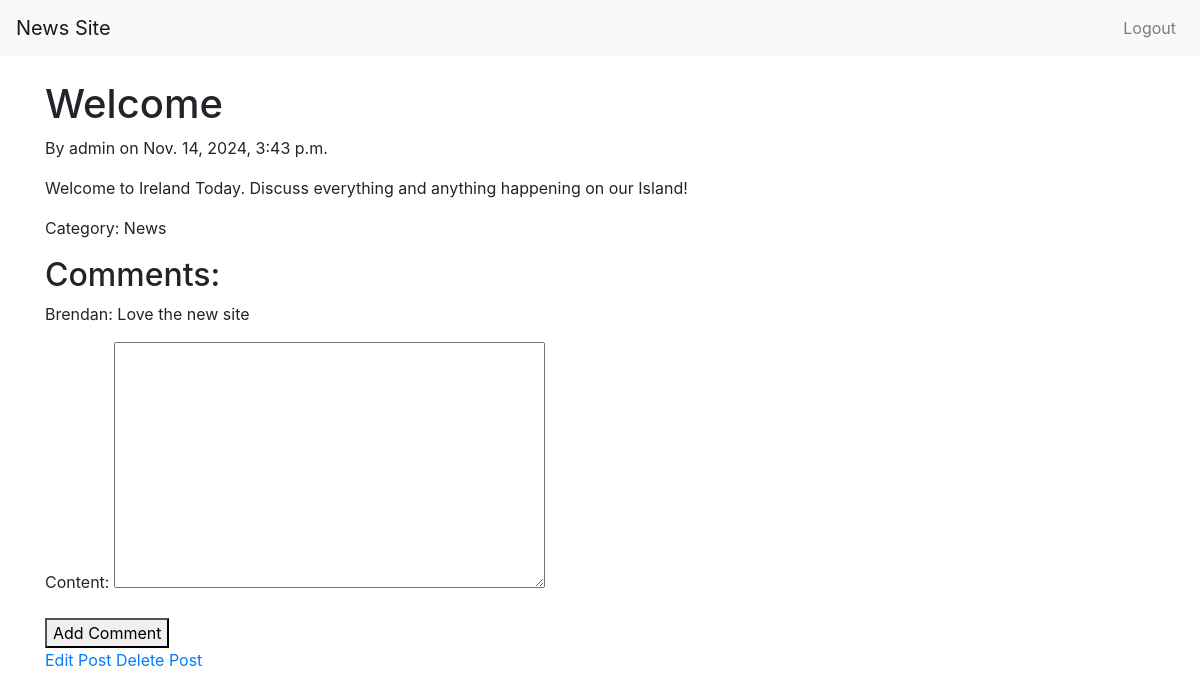
Page /post/2/ (signed in) on the committed database.
### posts/models.py (models this page shows, shortened)
class Post(models.Model):
    title = models.CharField(max_length=255)
    content = models.TextField()
    author = models.ForeignKey(User, on_delete=models.CASCADE)
    category = models.ForeignKey(Category, on_delete=models.SET_NULL, null=True, blank=True)
    created_at = models.DateTimeField(auto_now_add=True)
    updated_at = models.DateTimeField(auto_now=True)
    upvotes = models.IntegerField(default=0)
    downvotes = models.IntegerField(default=0)

class Category(models.Model):
    name = models.CharField(max_length=255)

class Comment(models.Model):
    post = models.ForeignKey(Post, on_delete=models.CASCADE, related_name='comments')
    author = models.ForeignKey(User, on_delete=models.CASCADE)
    content = models.TextField()
    created_at = models.DateTimeField(auto_now_add=True)

### posts/views.py (the view)
# urls.py: path('post/<int:post_id>/', views.post_detail, name='post_detail'),  # View post details
def post_detail(request, post_id):
    post = get_object_or_404(Post, id=post_id)
    comments = post.comments.all()
    if request.method == 'POST':
        form = CommentForm(request.POST)
        if form.is_valid():
            comment = form.save(commit=False)
            comment.author = request.user
            comment.post = post
            comment.save()
            return redirect('post_detail', post_id=post.id)
    else:
        form = CommentForm()
    return render(request, 'posts/post_detail.html', {'post': post, 'form': form, 'comments': comments})

### posts/forms.py
class CommentForm(forms.ModelForm):
    class Meta:
        model = Comment
        fields = ['content']

### posts/templates/posts/post_detail.html (shortened to what this page needs)
{% extends 'base.html' %}
{% block content %}
<h1>{{ post.title }}</h1>
<p>By {{ post.author.username }} on {{ post.created_at }}</p>
<p>{{ post.content }}</p>
{% if post.category %}
    <p>Category: {{ post.category.name }}</p>
{% else %}
    <p>Category: No Category</p>
{% endif %}
<h2>Comments:</h2>
{% for comment in comments %}
    <p>{{ comment.author.username }}: {{ comment.content }}</p>
{% endfor %}
{% if user.is_authenticated %}
    <form method="post">
        {{ form.as_p }}
        <button type="submit">Add Comment</button>
    </form>
{% else %}
    <p><a href="{% url 'login' %}">Log in</a> to leave a comment.</p>
{% endif %}
<a href="{% url 'update_post' post.id %}">Edit Post</a>
<a href="{% url 'delete_post' post.id %}">Delete Post</a>
{% endblock %}

### rows in the picture
Post: title "Welcome", author.username "admin", created_at "Nov. 14, 2024, 3:43 p.m.", content "Welcome to Ireland Today. Discuss everything and anything happening on our Island!", category.name "News"
Comment: author.username "Brendan", content "Love the new site"
